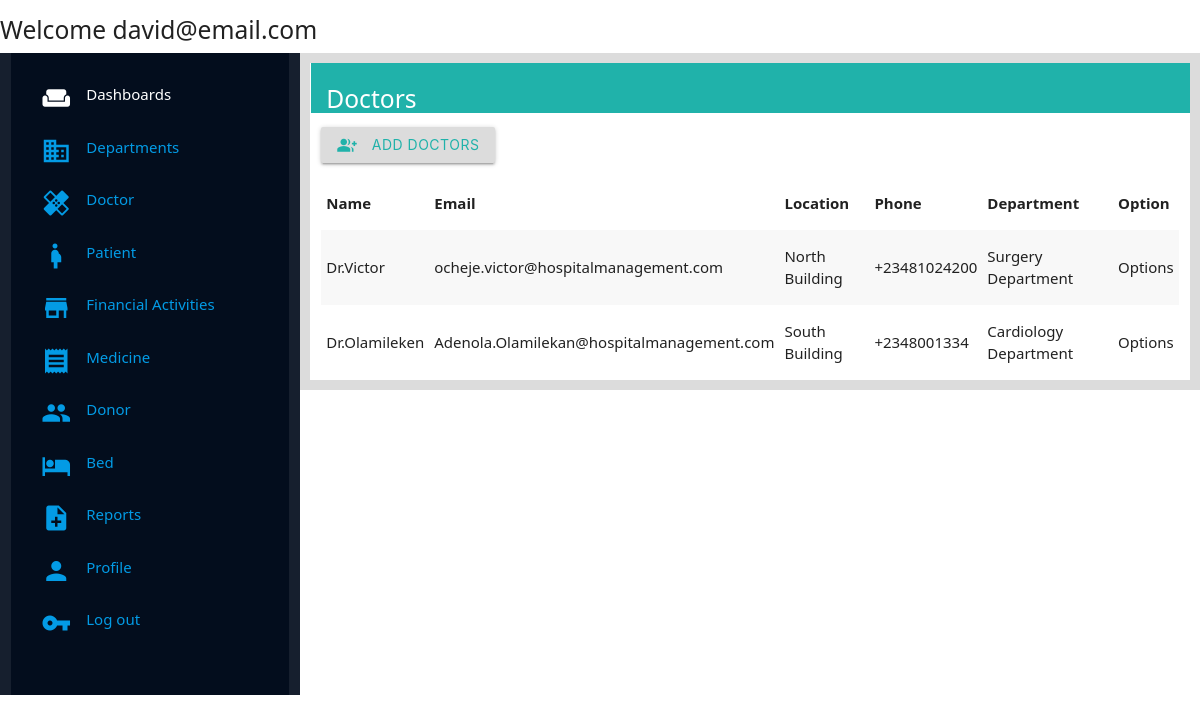
/management/doctors/ (signed in), run on an earlier commit of the app's database.
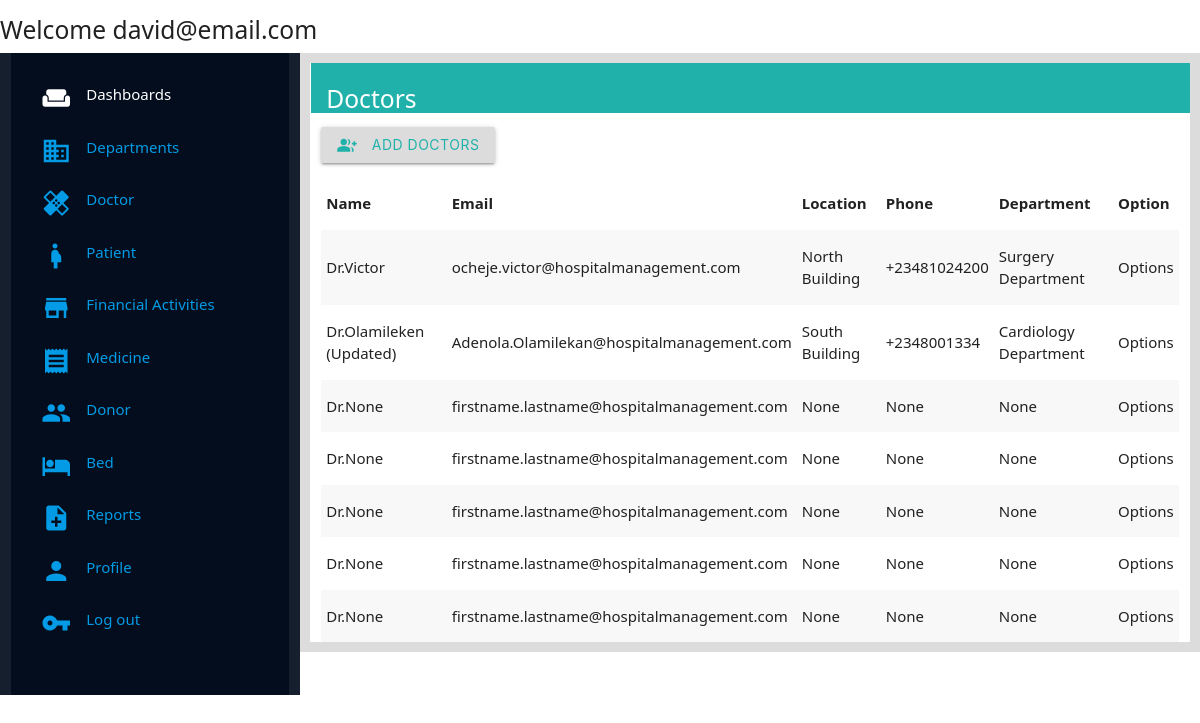
And on a later commit of the database.
### management/models.py (models this page shows, shortened)
class Doctor(models.Model):
    Doctor_user_instance = models.OneToOneField(User,on_delete=models.CASCADE,null=True, blank=True)
    Doctor_firstname = models.CharField(max_length=250, null=True,blank=True)
    Doctor_lastname = models.CharField(max_length=250, null=True,blank=True)
    Doctor_gender = models.CharField(max_length=25, choices=GENDER, default="UNDECIDED")
    Doctor_department = models.ForeignKey(Department,on_delete=models.CASCADE, related_name="doctor_department", null=True, blank=True)
    Doctor_specialization = models.CharField(max_length=250, null=True, blank=True)
    Doctor_phone_number = models.CharField(max_length=250, null=True, blank=True)
    Doctor_email_address = models.EmailField(default="firstname.lastname@hospitalmanagement.com", null=True, blank=True)
    Doctor_location = models.CharField(max_length=250,null=True, blank=True)

class Department(models.Model):
    Department_name = models.CharField(max_length=250, unique=True, blank=True, null=True)
    Department_details = models.TextField(max_length=1000, null=True, blank=True)
    def __str__(self):
        return self.Department_name + " Department"

### management/views.py (the view)
# urls.py: path('doctors/',views.doctors_page, name="doctors_page"),
@login_required(login_url=welcome_page)
def doctors_page(request):
    doctors = Doctor.objects.all()
    context = {
        'doctors':doctors
    }
    return render(request,'management/Pages/doctors_page.html',context)

### management/templates/management/Pages/doctors_page.html
{% extends 'management/index.html' %}
{% load static %}
{% block content %}
<div class="wrapper">
    <div class="title-holder">
        <h5 class="title">Doctors</h5>
    </div>
    <div class="body-wrapper">
        <button class="btn add-btn"><i class="small material-icons left">group_add</i> Add Doctors</button>
    </div>
    <div class="display-list">
        <table class="striped">
        <thead>
          <tr>
              <th>Name</th>
              <th>Email</th>
              <th>Location</th>
              <th>Phone</th>
              <th>Department</th>
              <th>Option</th>
          </tr>
        </thead>
        <tbody>
          {% for doctor in doctors %}
          <tr>
            <td>Dr.{{doctor.Doctor_lastname}}</td>
            <td>{{doctor.Doctor_email_address}}</td>
            <td>{{doctor.Doctor_location}}</td>
            <td>{{doctor.Doctor_phone_number}}</td>
            <td>{{doctor.Doctor_department}}</td>
            <td>Options</td>
          </tr>
          {% endfor %}
        </tbody>
      </table>
    </div>
</div>
{% endblock content %}

What changed in the data, as far as the page shows it:
changed Doctor "Adenola.Olamilekan@hospitalmanagement.com": Doctor_lastname "Olamileken" → "Olamileken (Updated)"
added Doctor: Doctor_lastname "None", Doctor_email_address "firstname.lastname@hospitalmanagement.com", Doctor_location "None", Doctor_phone_number "None", Doctor_department "None"
added Doctor: Doctor_lastname "None", Doctor_email_address "firstname.lastname@hospitalmanagement.com", Doctor_location "None", Doctor_phone_number "None", Doctor_department "None"
added Doctor: Doctor_lastname "None", Doctor_email_address "firstname.lastname@hospitalmanagement.com", Doctor_location "None", Doctor_phone_number "None", Doctor_department "None"
added Doctor: Doctor_lastname "None", Doctor_email_address "firstname.lastname@hospitalmanagement.com", Doctor_location "None", Doctor_phone_number "None", Doctor_department "None"
added Doctor: Doctor_lastname "None", Doctor_email_address "firstname.lastname@hospitalmanagement.com", Doctor_location "None", Doctor_phone_number "None", Doctor_department "None"
